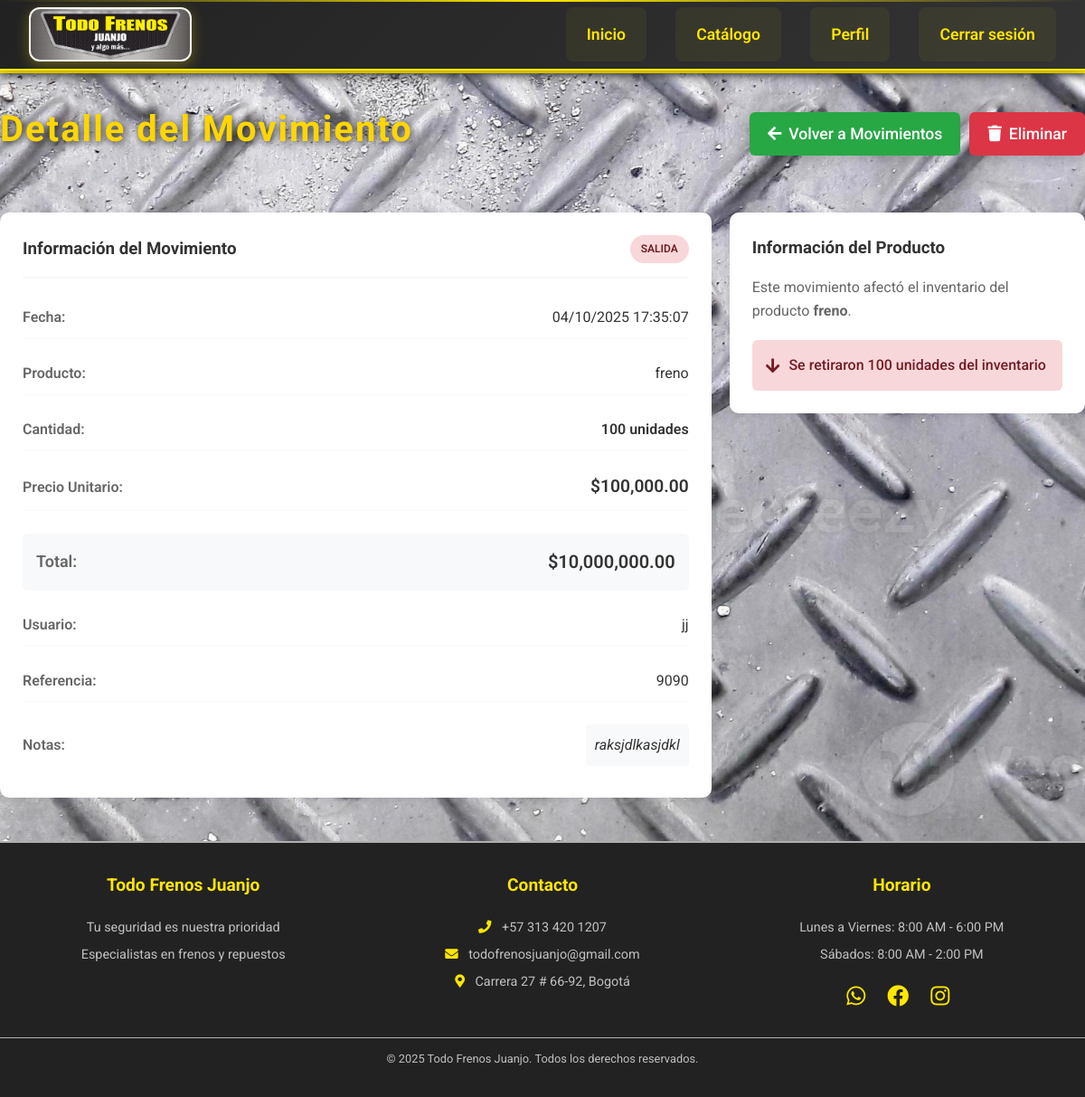
/index.php?controller=movimientos&action=show&id=3 (signed in), run on the app's committed database.
### tables this page shows
CREATE TABLE `movimientos` (
  `id` int(11) NOT NULL,
  `producto_id` int(11) NOT NULL,
  `tipo` enum('entrada','salida') NOT NULL,
  `cantidad` int(11) NOT NULL,
  `precio_unitario` decimal(10,2) NOT NULL,
  `referencia` varchar(255) DEFAULT '',
  `notas` text DEFAULT '',
  `fecha` timestamp NOT NULL DEFAULT current_timestamp(),
  `usuario_id` int(11) NOT NULL,
  `created_at` timestamp NOT NULL DEFAULT current_timestamp(),
  `updated_at` timestamp NOT NULL DEFAULT current_timestamp() ON UPDATE current_timestamp()
);

CREATE TABLE `productos` (
  `id` int(11) NOT NULL,
  `nombre` varchar(100) NOT NULL,
  `descripcion` text DEFAULT NULL,
  `precio` decimal(10,2) NOT NULL,
  `imagen` varchar(255) NOT NULL,
  `cantidad` int(11) DEFAULT 0
);

### controllers/MovimientoController.php (called while the page is built, shortened)
<?php
require_once 'models/Movimiento.php';
require_once 'includes/funciones.php';
class MovimientoController {
    private $movimiento;
    public function __construct() {
        $this->movimiento = new Movimiento();
    }
    public function show($id) {
        try {
            $movimiento = $this->movimiento->obtenerPorId($id);
            include 'views/movimientos/show.php';
        } catch (Exception $e) {
            echo "<h2>Error al mostrar movimiento</h2>";
            echo "<p>Error: " . htmlspecialchars($e->getMessage()) . "</p>";
            echo "<p><a href='index.php?controller=movimientos&action=index'>Volver a movimientos</a></p>";
        }
    }
}
?>

### includes/funciones.php (called while the page is built, shortened)
<?php
function es_admin() {
    return isset($_SESSION['rol']) && ($_SESSION['rol'] == 'admin' || $_SESSION['rol'] == 'dueño' || $_SESSION['rol'] == 'administrador');
}
?>

### config/database.php (called while the page is built)
<?php
class Database {
    private static $DB_HOST = 'localhost';
    private static $DB_NAME = 'todofrenos';
    private static $DB_USER = 'root';
    private static $DB_PASS = '';
    private static $conn = null;
    public static function conectar() {
        if (self::$conn === null) {
            try {
                self::$conn = new PDO(
                    "mysql:host=" . self::$DB_HOST . ";dbname=" . self::$DB_NAME . ";charset=utf8",
                    self::$DB_USER,
                    self::$DB_PASS
                );
                self::$conn->setAttribute(PDO::ATTR_ERRMODE, PDO::ERRMODE_EXCEPTION);
            } catch(PDOException $e) {
                die("Error de conexión: " . $e->getMessage());
            }
        }
        return self::$conn;
    }
}
?>

### models/Movimiento.php (called while the page is built, shortened)
<?php
require_once 'config/database.php';
class Movimiento {
    private $conn;
    private $table = 'movimientos';
    public function __construct() {
        $this->conn = Database::conectar();
    }
    private function tablaUsuariosExiste() {
        try {
            $sql = "SHOW TABLES LIKE 'usuarios'";
            $stmt = $this->conn->prepare($sql);
            $stmt->execute();
            return $stmt->fetch() !== false;
        } catch (Exception $e) {
            return false;
        }
    }
    private function obtenerNombreUsuario($usuario_id) {
        if (!$this->tablaUsuariosExiste()) {
            return "Usuario " . $usuario_id;
        }
        try {
            $sql = "SELECT usuario, correo FROM usuarios WHERE id = ?";
            $stmt = $this->conn->prepare($sql);
            $stmt->execute([$usuario_id]);
            $usuario = $stmt->fetch(PDO::FETCH_ASSOC);
            if ($usuario) {
                return $usuario['usuario'] ?? $usuario['correo'] ?? "Usuario " . $usuario_id;
            }
            return "Usuario " . $usuario_id;
        } catch (Exception $e) {
            return "Usuario " . $usuario_id;
        }
    }
    public function obtenerPorId($id) {
        $sql = "SELECT m.*, p.nombre as producto_nombre
                FROM {$this->table} m
                LEFT JOIN productos p ON m.producto_id = p.id
                WHERE m.id = ?";
        $stmt = $this->conn->prepare($sql);
        $stmt->execute([$id]);
        $movimiento = $stmt->fetch(PDO::FETCH_ASSOC);
        if ($movimiento) {
            $movimiento['usuario_nombre'] = $this->obtenerNombreUsuario($movimiento['usuario_id']);
        }
        return $movimiento;
    }
}
?>

### views/movimientos/show.php (the view, shortened to what this page needs)
<?php include 'views/layouts/header.php'; ?>
<main>
    <div class="movimiento-header">
        <h2>Detalle del Movimiento</h2>
        <div class="movimiento-actions">
            <a href="index.php?controller=movimientos&action=index" class="boton volver">
                <i class="fas fa-arrow-left"></i> Volver a Movimientos
            </a>
            <?php if(es_admin()): ?>
                <a href="index.php?controller=movimientos&action=delete&id=<?php echo $movimiento['id']; ?>"
                   class="boton eliminar"
                   onclick="return confirm('¿Estás seguro de eliminar este movimiento?')">
                    <i class="fas fa-trash"></i> Eliminar
                </a>
            <?php endif; ?>
        </div>
    </div>
    <div class="movimiento-detail">
        <div class="detail-card">
            <div class="detail-header">
                <h3>Información del Movimiento</h3>
                <span class="tipo-movimiento <?php echo $movimiento['tipo']; ?>">
                    <?php echo ucfirst($movimiento['tipo']); ?>
                </span>
            </div>
            <div class="detail-content">
                <div class="detail-row">
                    <label>Fecha:</label>
                    <span><?php echo date('d/m/Y H:i:s', strtotime($movimiento['fecha'])); ?></span>
                </div>
                <div class="detail-row">
                    <label>Producto:</label>
                    <span><?php echo htmlspecialchars($movimiento['producto_nombre']); ?></span>
                </div>
                <div class="detail-row">
                    <label>Cantidad:</label>
                    <span class="cantidad"><?php echo $movimiento['cantidad']; ?> unidades</span>
                </div>
                <div class="detail-row">
                    <label>Precio Unitario:</label>
                    <span class="precio">$<?php echo number_format($movimiento['precio_unitario'], 2); ?></span>
                </div>
                <div class="detail-row total">
                    <label>Total:</label>
                    <span class="total">$<?php echo number_format($movimiento['cantidad'] * $movimiento['precio_unitario'], 2); ?></span>
                </div>
                <div class="detail-row">
                    <label>Usuario:</label>
                    <span><?php echo htmlspecialchars($movimiento['usuario_nombre'] ?? 'N/A'); ?></span>
                </div>
                <?php if(!empty($movimiento['referencia'])): ?>
                <div class="detail-row">
                    <label>Referencia:</label>
                    <span><?php echo htmlspecialchars($movimiento['referencia']); ?></span>
                </div>
                <?php endif; ?>
                <?php if(!empty($movimiento['notas'])): ?>
                <div class="detail-row">
                    <label>Notas:</label>
                    <span class="notas"><?php echo nl2br(htmlspecialchars($movimiento['notas'])); ?></span>
                </div>
                <?php endif; ?>
            </div>
        </div>
        <div class="producto-info">
            <h3>Información del Producto</h3>
            <p>Este movimiento afectó el inventario del producto <strong><?php echo htmlspecialchars($movimiento['producto_nombre']); ?></strong>.</p>
            <?php if($movimiento['tipo'] === 'entrada'): ?>
                <div class="impacto-info entrada">
                    <i class="fas fa-arrow-up"></i>
                    <span>Se agregaron <?php echo $movimiento['cantidad']; ?> unidades al inventario</span>
                </div>
            <?php else: ?>
                <div class="impacto-info salida">
                    <i class="fas fa-arrow-down"></i>
                    <span>Se retiraron <?php echo $movimiento['cantidad']; ?> unidades del inventario</span>
                </div>
            <?php endif; ?>
        </div>
    </div>
</main>
<?php include 'views/layouts/footer.php'; ?>

### public/css/estilos.css (style rules this page uses)
:root { --gris-metalico: #b0b0b0; --negro: #222; --gris-oscuro: #444; --gris-claro: #e0e0e0; --blanco: #f5f5f0; --amarillo: #ffe600; --dorado: #ffd700; --plata: #c0c0c0; --rojo-frenos: #e74c3c; --naranja-frenos: #f39c12; --azul-acero: #3498db; }
* { margin: 0; padding: 0; box-sizing: border-box; }
body, html { height: 100%; margin: 0; padding: 0; overflow-x: hidden; font-family: 'Roboto', sans-serif; line-height: 1.6; color: var(--negro); background: url('../imagenes/fondom.jpg') no-repeat center center fixed; background-size: cover; }
h2 { text-align: center; font-size: 2.5rem; margin-bottom: 40px; color: var(--amarillo); }
main h2 { color: #FFD600; text-shadow: 2px 2px 8px #222; font-size: 2.5rem; margin-top: 30px; text-align: center; letter-spacing: 2px; }
.boton, .crear-producto { background: linear-gradient(90deg, #FFD600 60%, #fff700 100%); color: #222; font-weight: bold; border: none; border-radius: 25px; padding: 12px 32px; margin: 10px 0; font-size: 1.1rem; box-shadow: 0 4px 16px rgba(0,0,0,0.2); cursor: pointer; transition: background 0.3s, color 0.3s, transform 0.2s; text-decoration: none; display: inline-block; }
.precio { color: #FFD600; font-size: 1.2rem; font-weight: bold; }

### public/css/formularios.css (style rules this page uses)
:root { --gris-metalico: #b0b0b0; --negro: #222; --gris-oscuro: #444; --gris-claro: #e0e0e0; --blanco: #f5f5f0; --amarillo: #ffe600; --dorado: #ffd700; --plata: #c0c0c0; --rojo-frenos: #e74c3c; --naranja-frenos: #f39c12; --azul-acero: #3498db; }

### views/movimientos/show.php (style rules this page uses)
.movimiento-header { display: flex; justify-content: space-between; align-items: center; margin-bottom: 20px; flex-wrap: wrap; gap: 15px; }
.movimiento-actions { display: flex; gap: 10px; flex-wrap: wrap; }
.movimiento-detail { display: grid; grid-template-columns: 2fr 1fr; gap: 20px; }
.detail-card { background: white; padding: 25px; border-radius: 10px; box-shadow: 0 2px 10px rgba(0,0,0,0.1); }
.detail-header { display: flex; justify-content: space-between; align-items: center; margin-bottom: 20px; padding-bottom: 15px; border-bottom: 2px solid #f8f9fa; }
.detail-header h3 { margin: 0; color: #333; }
.tipo-movimiento { padding: 6px 12px; border-radius: 20px; font-size: 12px; font-weight: 600; text-transform: uppercase; }
.tipo-movimiento.salida { background: #f8d7da; color: #721c24; }
.detail-content { display: flex; flex-direction: column; gap: 15px; }
.detail-row { display: flex; justify-content: space-between; align-items: center; padding: 10px 0; border-bottom: 1px solid #f8f9fa; }
.detail-row:last-child { border-bottom: none; }
.detail-row.total { background: #f8f9fa; padding: 15px; border-radius: 6px; margin-top: 10px; font-weight: 600; font-size: 18px; }
.detail-row label { font-weight: 600; color: #666; min-width: 120px; }
.detail-row span { color: #333; text-align: right; }
.cantidad { font-weight: 600; color: #007bff; }
.precio { font-weight: 600; color: #28a745; }
.total { color: #dc3545; font-size: 20px; }
.notas { background: #f8f9fa; padding: 10px; border-radius: 4px; font-style: italic; text-align: left; max-width: 300px; }
.producto-info { background: white; padding: 25px; border-radius: 10px; box-shadow: 0 2px 10px rgba(0,0,0,0.1); height: fit-content; }
.producto-info h3 { margin: 0 0 15px 0; color: #333; }
.producto-info p { color: #666; margin-bottom: 20px; line-height: 1.6; }
.impacto-info { display: flex; align-items: center; gap: 10px; padding: 15px; border-radius: 6px; font-weight: 500; }
.impacto-info.salida { background: #f8d7da; color: #721c24; }
.impacto-info i { font-size: 18px; }
.boton.volver { background: #28a745; color: white; padding: 10px 20px; text-decoration: none; border-radius: 6px; font-weight: 500; display: flex; align-items: center; gap: 8px; transition: background-color 0.3s ease; }
.boton.eliminar { background: #dc3545; color: white; padding: 10px 20px; text-decoration: none; border-radius: 6px; font-weight: 500; display: flex; align-items: center; gap: 8px; transition: background-color 0.3s ease; }

### data on the page
movimientos: tipo "SALIDA", fecha "04/10/2025 17:35:07", producto.nombre "freno", cantidad "100", precio_unitario "100,000.00", $movimiento['cantidad'] * $movimiento['precio_unitario'] "10,000,000.00", referencia "9090", notas "raksjdlkasjdkl"

### other printed values
$movimiento['usuario_nombre'] "jj"
